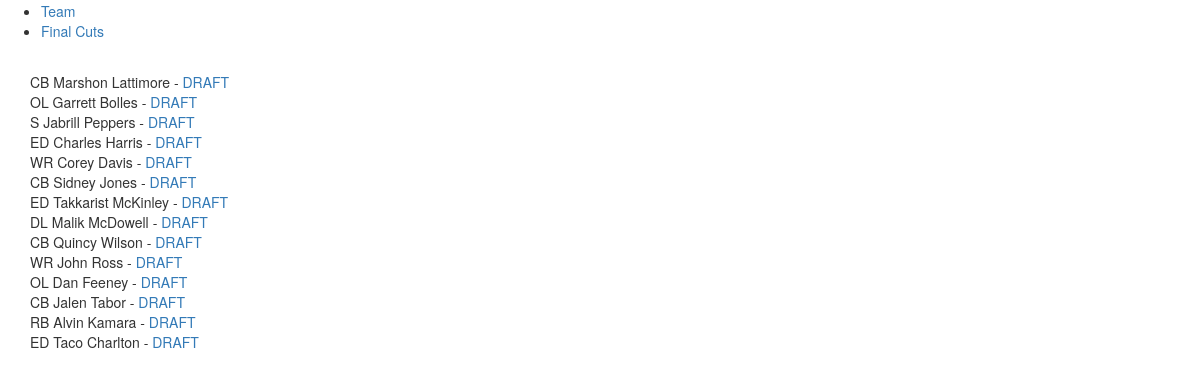
/draft/1/, run on the app's committed database.
### roster/models.py (models this page shows)
class DraftPlayer(models.Model):
    first_name = models.CharField(max_length=50)
    last_name = models.CharField(max_length=50)
    position = models.CharField(max_length=2, choices=POSITION)
    cap_hit = models.FloatField()
    draft_round = models.IntegerField()
    college = models.CharField(max_length=100)
    def __str__(self):
        return str(self.position + ' ' + self.first_name + " " + self.last_name)

### roster/views.py (the view)
# urls.py: url(r'^draft/(?P<pk>\d+)/$', DraftView.as_view(), name='draft_view'),
class DraftView(DetailView):
    model = Draft
    def get_context_data(self, **kwargs):
        context = super().get_context_data(**kwargs)
        subject = Draft.objects.get(id=self.kwargs['pk'])
        context['players'] = DraftPlayer.objects.filter(draft_round=subject.draft_round)
        return context

### templates/roster/draft_detail.html (shortened to what this page needs)
{% extends 'base.html' %}
{% block content %}
{% for player in players %}
{{ player }} - <a href="{% url 'draft_player_view' player.id %}">DRAFT</a><br>
{% endfor %}
{% endblock %}

### data on the page
DraftPlayer: position+first_name+last_name "CB Marshon Lattimore"
DraftPlayer: position+first_name+last_name "OL Garrett Bolles"
DraftPlayer: position+first_name+last_name "S Jabrill Peppers"
DraftPlayer: position+first_name+last_name "ED Charles Harris"
DraftPlayer: position+first_name+last_name "WR Corey Davis"
DraftPlayer: position+first_name+last_name "CB Sidney Jones"
DraftPlayer: position+first_name+last_name "ED Takkarist McKinley"
DraftPlayer: position+first_name+last_name "DL Malik McDowell"
DraftPlayer: position+first_name+last_name "CB Quincy Wilson"
DraftPlayer: position+first_name+last_name "WR John Ross"
DraftPlayer: position+first_name+last_name "OL Dan Feeney"
DraftPlayer: position+first_name+last_name "CB Jalen Tabor"
DraftPlayer: position+first_name+last_name "RB Alvin Kamara"
DraftPlayer: position+first_name+last_name "ED Taco Charlton"
